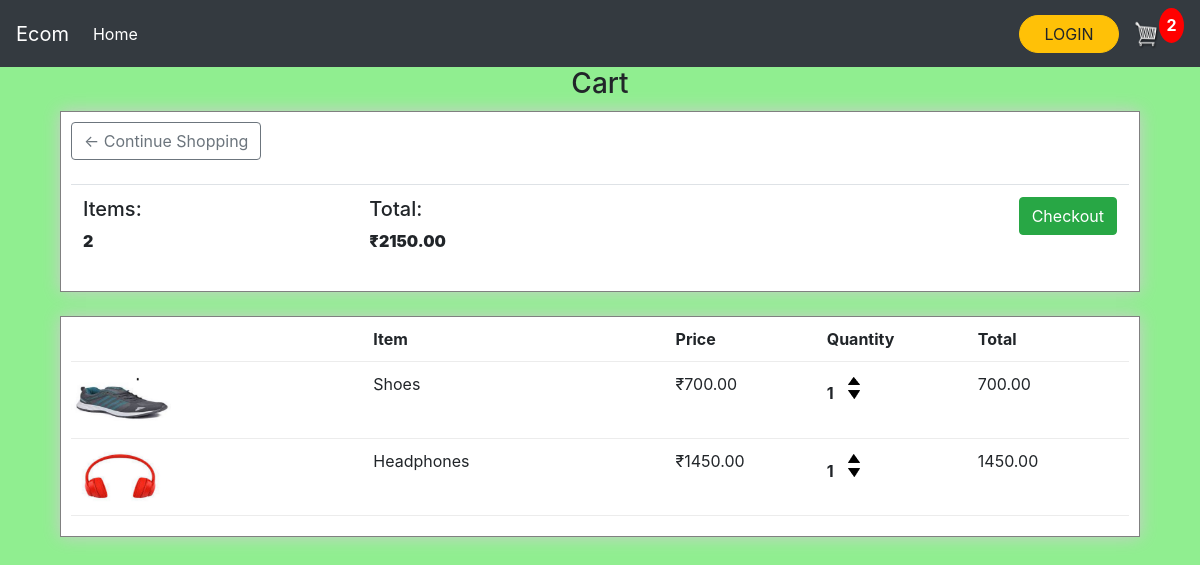
Page /cart/ (signed in) on the committed database.
### website/models.py (models this page shows, shortened)
class Order(models.Model):
    customer = models.ForeignKey(Customer,on_delete=models.SET_NULL,null=True,blank=True)
    date_ordered = models.DateTimeField(auto_now_add=True)
    complete = models.BooleanField(default=False,null=True,blank=True)
    transaction_id = models.CharField(max_length=150,null=True,blank=True)
    @property
    def get_cart_total(self):
        orderitems = self.orderitem_set.all()
        total = sum([item.get_item_total for item in orderitems])
        return total
    @property
    def get_cart_items(self):
        orderitems = self.orderitem_set.all()
        total = sum([item.quantity for item in orderitems])
        return total

class OrderItem(models.Model):
    product = models.ForeignKey(Product,on_delete=models.SET_NULL,blank=True,null=True)
    order = models.ForeignKey(Order,on_delete=models.SET_NULL,null=True,blank=True)
    quantity = models.IntegerField(default=0, blank=True, null=True)
    date_ordered = models.DateTimeField(auto_now_add=True)
    @property
    def get_item_total(self):
        return self.product.price * self.quantity

class Product(models.Model):
    name = models.CharField(max_length=300)
    price = models.FloatField()
    digital = models.BooleanField(default=False,null=False)
    image = models.ImageField(null=True,blank=True)
    def imageURL(self):
        try:
            url = self.image.url
        except:
            url = ''
        return url

### website/views.py (the view)
# urls.py: path('cart/', views.cart_view, name="cart"),
def cart_view(request):
    data = getCartData(request,"cart_view")
    items = data['items']
    order = data['order']
    cartItems = data['cartItems']
    if cartItems <= 0:
        messages.info(request, "Cart is Empty...")
        return redirect('home')
    context = {'items' : items, 'order' : order, 'cartItems': cartItems}
    return render(request,"cart.html", context)

### website/utils.py (called while the page is built)
def getCartData(request, viewname):
    if request.user.is_authenticated:
        customer = request.user.customer
        if viewname == "store_view":
            try:
                order = Order.objects.get(customer=customer, complete=False)
                items = order.orderitem_set.all()
                cartItems = order.get_cart_items
            except ObjectDoesNotExist:
                order = []
                items = []
                cartItems = 0
        else:
             order, created = Order.objects.get_or_create(customer=customer, complete=False)
             items = order.orderitem_set.all()
             cartItems = order.get_cart_items
    else:
        data = getCookieData(request)
        items = data['items']
        order = data['order']
        cartItems = data['cartItems']
    return {'items': items, 'order': order, 'cartItems': cartItems}

### website/templates/cart.html
{% extends 'main.html' %}
{% load static %}
{%block content %}
    <Center><h3>Cart</h3></Center>
    <div >
        <div class="col-lg-12">
            <div class="box-element">
                <a class="btn btn-outline-secondary" href="{% url 'home' %}">&#x2190; Continue Shopping</a>
                <br>
                <br>
                <table class="table">
                    <tr>
                        <th><h5>Items:</h5><strong>{{order.get_cart_items}}</strong> </th>
                        <th><h5>Total:</h5><strong>₹{{order.get_cart_total|floatformat:2}}</strong> </th>
                        <th>
                        <a class="btn btn-success" style="float:right"; href="{% url 'checkout' %}">Checkout</a>
                         </th>
                    </tr>
                </table>
            </div>
            <br>
            <div class="box-element">
                <div class="cart-row">
                    <div style="flex:2"></div>
                    <div style="flex:2"><strong>Item</strong></div>
                    <div style="flex:1"><strong>Price</strong></div>
                    <div style="flex:1"><strong>Quantity</strong></div>
                    <div style="flex:1"><strong>Total</strong></div>
                </div>
                {% for item in items %}
                <div class="cart-row">
                    <div style="flex:2"><img class="row-image" src="{{item.product.imageURL}}"></div>
                    <div style="flex:2"><p>{{item.product.name}}</p></div>
                    <div style="flex:1"><p>₹{{item.product.price|floatformat:2}}</p></div>
                    <div style="flex:1">
                        <p class="quantity">{{item.quantity}}</p>
                        <div class="quantity">
                            <img data-product={{item.product.id}} data-action="add" class="chg-quantity update-cart" src="{% static 'images/arrow-up.png' %}">
                            <img data-product={{item.product.id}} data-action="remove" class="chg-quantity update-cart" src="{% static 'images/arrow-down.png' %}">
                        </div>
                    </div>
                     <div style="flex:1"><p>{{item.get_item_total|floatformat:2}}</p></div>
                </div>
                 {% endfor %}
        </div>
    </div>
{% endblock %}

### website/static/CSS/main.css (style rules this page uses)
body { background-color: lightgreen; }
.box-element { border: 1px solid grey; border_radius: 15px; padding: 10px; background-color: #fff; box-shadow: hsl(0,0%,80%) 0 0 16px; }
.cart-row { display: flex; align-items: flex-stretch; padding-bottom: 10px; margin-bottom: 10px; border-bottom: 1px solid #ececec; }
.quantity { display: inline-block; font-weight: 700; padding-right:10px; }
.chg-quantity { width: 12px; cursor: pointer; display: block; margin-top: 5px; transition:.1s; }
.row-image { width:100px; }
.col-lg-4, .col-lg-6, .col-lg-8, .col-lg-12 { margin-top: 10px; }

### rows in the picture
Order: get_cart_items "2", get_cart_total "2150.00"
OrderItem: product.imageURL (picture), product.name "Shoes", product.price "700.00", quantity "1", get_item_total "700.00"
OrderItem: product.imageURL (picture), product.name "Headphones", product.price "1450.00", quantity "1", get_item_total "1450.00"

### other values in the picture
{{ cartItems }} "2"
